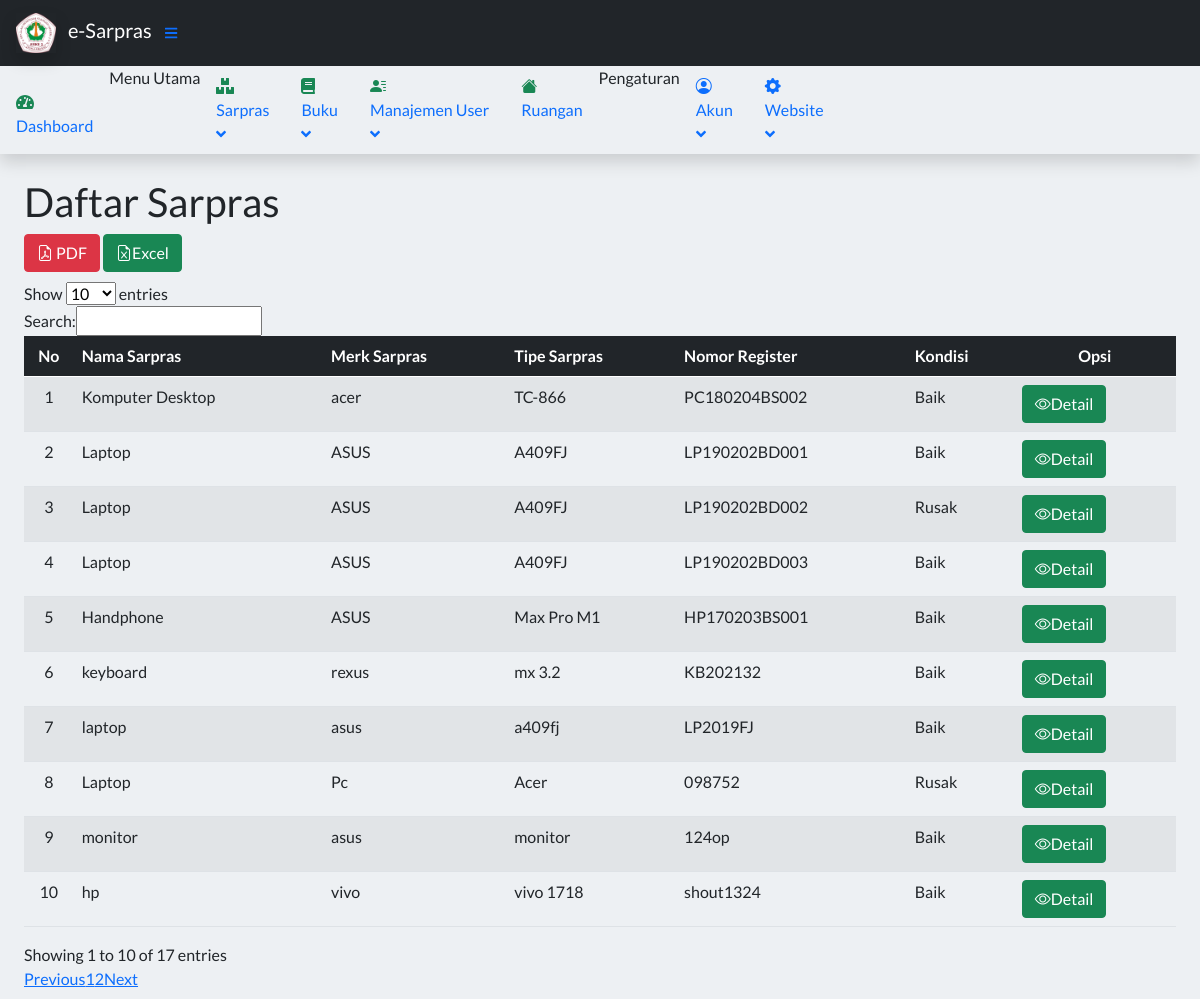
/index.php?page=DaftarBarang (signed in), run on the app's committed database.
### tables this page shows
CREATE TABLE `tbarang` (
  `idAset` int(11) NOT NULL,
  `namaBarang` varchar(50) NOT NULL,
  `fotoBarang` varchar(255) DEFAULT 'box-seam.svg',
  `merkBarang` varchar(30) DEFAULT NULL,
  `tipeBarang` varchar(30) NOT NULL,
  `nomorRegister` varchar(30) DEFAULT NULL,
  `hargaSatuan` int(20) DEFAULT 0,
  `tahunPembelian` int(4) DEFAULT NULL,
  `sumberDana` enum('BOS','BOSDA') DEFAULT NULL,
  `kondisiBarang` enum('Baik','Rusak') NOT NULL,
  `linkRuangan` int(11) NOT NULL,
  `isDeleted` tinyint(1) NOT NULL DEFAULT 0
);

### config/connect.php (called while the page is built)
<?php
    $db = mysqli_connect('localhost', 'root', '', 'inventorymanagement');
    function querySql($query)
        {
        global $db;
        $item = mysqli_query($db, $query);
        $items = [];
        while ($row = mysqli_fetch_assoc($item)) {
            $items[] = $row;
            }
        return $items;
        }

### contents/Barang/daftarbarang.php (the view)
<?php
    require_once 'config/connect.php';
    $barang = querySql("SELECT * FROM tbarang WHERE isDeleted=0");
    ?>
<main>
    <div class="container-fluid px-4">
        <h1 class="mt-4">Daftar Sarpras</h1>
         <div style="margin-bottom: 10px">
        <a href="config/barangpdf/pdf.php" class="btn btn-danger bi bi-file-earmark-pdf" target="_blank"> PDF</a>
        <a href="config/repotdataSarpras.php" class="btn btn-success bi bi-file-earmark-excel" target="_blank">Excel</a>
    </div>
          <div class="mb-2">
<table id="example" class="table caption-top table-striped" class="display nowrap table-striped table-bordered table" style="width:100%">
            <thead class="table-dark">
                <tr>
                    <th class="text-md-center align-middle">No</th>
                    <th class=" align-middle">Nama Sarpras</th>
                    <th class=" align-middle">Merk Sarpras</th>
                    <th class=" align-middle">Tipe Sarpras</th>
                    <th class=" align-middle">Nomor Register</th>
                    <th class=" align-middle">Kondisi</th>
                    <th class="text-md-center align-middle">Opsi</th>
                </tr>
            </thead>
            <tbody class="">
                <?php $i = 1;?>
                <?php foreach($barang as $item) : ?>
                    <tr>
                        <td class="text-md-center"><?= $i ?></td>
                        <td class=""><?= $item["namaBarang"]; ?></td>
                        <td class=""><?= $item["merkBarang"]; ?></td>
                        <td class=""><?= $item["tipeBarang"]; ?></td>
                        <td class=""><?= $item["nomorRegister"]; ?></td>
                        <td class=""><?= $item["kondisiBarang"]; ?></td>
                        <td>
                                <a href="index.php?page=DetailBarang&id=<?= $item ['idAset']; ?>"class="btn btn-success" ><i class='bi bi-eye'></i>Detail</a>
                        </td>
                    </tr>
                    <?php $i++ ?>
                <?php endforeach; ?>
            </tbody>
        </table>
    </div>
</main>

### index.php (style rules this page uses)
body { background-color: rgb(237, 240, 243); font-family: 'Lato', sans-serif; }

### data on the page
tbarang: namaBarang "Komputer Desktop", merkBarang "acer", tipeBarang "TC-866", nomorRegister "PC180204BS002", kondisiBarang "Baik"
tbarang: namaBarang "Laptop", merkBarang "ASUS", tipeBarang "A409FJ", nomorRegister "LP190202BD001", kondisiBarang "Baik"
tbarang: namaBarang "Laptop", merkBarang "ASUS", tipeBarang "A409FJ", nomorRegister "LP190202BD002", kondisiBarang "Rusak"
tbarang: namaBarang "Laptop", merkBarang "ASUS", tipeBarang "A409FJ", nomorRegister "LP190202BD003", kondisiBarang "Baik"
tbarang: namaBarang "Handphone", merkBarang "ASUS", tipeBarang "Max Pro M1", nomorRegister "HP170203BS001", kondisiBarang "Baik"
tbarang: namaBarang "keyboard", merkBarang "rexus", tipeBarang "mx 3.2", nomorRegister "KB202132", kondisiBarang "Baik"
tbarang: namaBarang "laptop", merkBarang "asus", tipeBarang "a409fj", nomorRegister "LP2019FJ", kondisiBarang "Baik"
tbarang: namaBarang "Laptop", merkBarang "Pc", tipeBarang "Acer", nomorRegister "098752", kondisiBarang "Rusak"
tbarang: namaBarang "monitor", merkBarang "asus", tipeBarang "monitor", nomorRegister "124op", kondisiBarang "Baik"
tbarang: namaBarang "hp", merkBarang "vivo", tipeBarang "vivo 1718", nomorRegister "shout1324", kondisiBarang "Baik"
